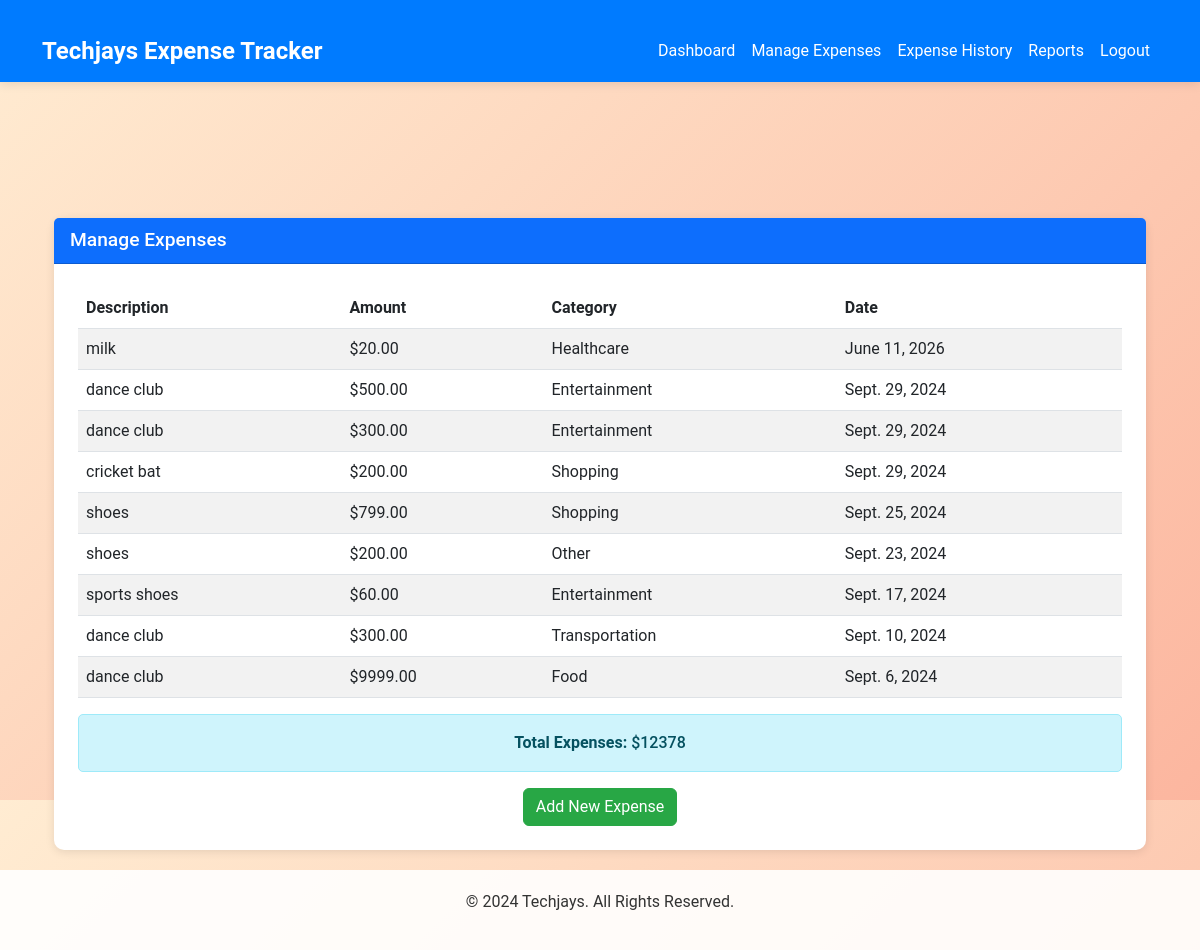
The page /manage_expenses/ (signed in) on the database its author committed.
### expenses/models.py (models this page shows, shortened)
class Expense(models.Model):
    CATEGORY_CHOICES = [
        ('Food', 'Food'),
        ('Transportation', 'Transportation'),
        ('Entertainment', 'Entertainment'),
        ('Healthcare', 'Healthcare'),
        ('Shopping', 'Shopping'),
        ('Other', 'Other'),
    ]
    user = models.ForeignKey(User, on_delete=models.CASCADE)
    description = models.CharField(max_length=255)
    amount = models.DecimalField(max_digits=10, decimal_places=2)
    date = models.DateField(default=timezone.now)
    category = models.CharField(max_length=50, choices=CATEGORY_CHOICES)
    class Meta:
        ordering = ['-date']

### expenses/views.py (the view)
# urls.py: path('manage_expenses/', views.manage_expenses, name='manage_expenses'),
@login_required
def manage_expenses(request):
    expenses = Expense.objects.filter(user=request.user).order_by('-date')
    total_expenses = expenses.aggregate(total=Sum('amount'))['total'] or 0
    return render(request, 'manage_expenses.html', {'expenses': expenses, 'total_expenses': total_expenses, 'show_navbar': True})

### expenses/templates/manage_expenses.html
{% extends 'base.html' %}
{% block content %}
<div class="container mt-5">
    <div class="row">
        <div class="col-md-12">
            <div class="card">
                <div class="card-header bg-primary text-white">
                    Manage Expenses
                </div>
                <div class="card-body">
                    <table class="table table-striped">
                        <thead>
                            <tr>
                                <th>Description</th>
                                <th>Amount</th>
                                <th>Category</th>
                                <th>Date</th>
                            </tr>
                        </thead>
                        <tbody>
                            {% if expenses %}
                                {% for expense in expenses %}
                                    <tr>
                                        <td>{{ expense.description }}</td>
                                        <td>${{ expense.amount }}</td>
                                        <td>{{ expense.category }}</td>
                                        <td>{{ expense.date }}</td>
                                    </tr>
                                {% endfor %}
                            {% else %}
                                <tr>
                                    <td colspan="4" class="text-center">No expenses found.</td>
                                </tr>
                            {% endif %}
                        </tbody>
                    </table>
                    <div class="alert alert-info text-center">
                        <strong>Total Expenses:</strong> ${{ total_expenses|default:"0.00" }}
                    </div>
                    <div class="d-flex justify-content-center mt-3">
                        <a href="{% url 'add_expense' %}" class="btn btn-success">Add New Expense</a>
                    </div>
                </div>
            </div>
        </div>
    </div>
</div>
{% endblock %}

### static/css/styles.css (style rules this page uses)
body { font-family: 'Roboto', sans-serif; background-color: #f8f9fa; }
.card { border-radius: 10px; box-shadow: 0 2px 10px rgba(0, 0, 0, 0.1); border: none; margin-bottom: 20px; }
.card-header { font-size: 1.2rem; font-weight: 500; }
.btn-success { background-color: #28a745; border-color: #28a745; }
.container { padding-top: 20px; }
.alert { border-radius: 5px; font-weight: 500; }
.card-body { padding: 1.5rem; }

### expenses/templates/base.html (style rules this page uses)
body { font-family: 'Roboto', sans-serif; background: linear-gradient(135deg, #ffecd2, #fcb69f); margin: 0; padding: 0; height: 100vh; display: flex; flex-direction: column; }

### rows shown on the page
Expense: description "milk", amount "20.00", category "Healthcare", date "June 11, 2026"
Expense: description "dance club", amount "500.00", category "Entertainment", date "Sept. 29, 2024"
Expense: description "dance club", amount "300.00", category "Entertainment", date "Sept. 29, 2024"
Expense: description "cricket bat", amount "200.00", category "Shopping", date "Sept. 29, 2024"
Expense: description "shoes", amount "799.00", category "Shopping", date "Sept. 25, 2024"
Expense: description "shoes", amount "200.00", category "Other", date "Sept. 23, 2024"
Expense: description "sports shoes", amount "60.00", category "Entertainment", date "Sept. 17, 2024"
Expense: description "dance club", amount "300.00", category "Transportation", date "Sept. 10, 2024"
Expense: description "dance club", amount "9999.00", category "Food", date "Sept. 6, 2024"

### other values the page prints
{{ total_expenses|default:"0.00" }} "12378"
